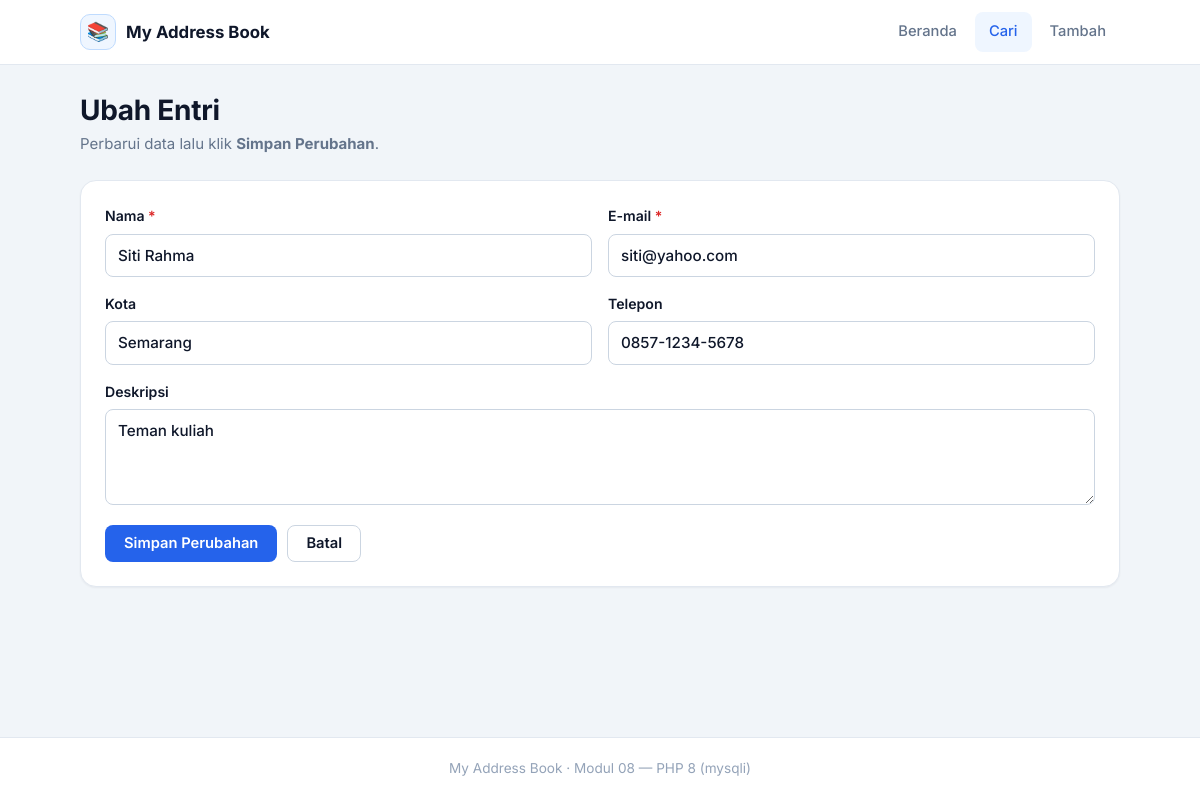
The page /modify.php?rowid=2 on the database its author committed.
### tables this page shows
CREATE TABLE IF NOT EXISTS addrbook (
    Rowid       INT AUTO_INCREMENT PRIMARY KEY,
    Name        VARCHAR(100) NOT NULL,
    Email       VARCHAR(100) NOT NULL,
    City        VARCHAR(50),
    Description TEXT,
    Telephone   VARCHAR(20),
    created_at  TIMESTAMP NOT NULL DEFAULT CURRENT_TIMESTAMP,
    updated_at  TIMESTAMP NOT NULL DEFAULT CURRENT_TIMESTAMP
                ON UPDATE CURRENT_TIMESTAMP
);

### common.php (the view, shortened to what this page needs)
<?php
function e(?string $value): string
{
    return htmlspecialchars((string) $value, ENT_QUOTES, 'UTF-8');
}
function page_header(string $title, string $active = ''): void
{
    ?>
<!DOCTYPE html>
<html lang="id">
<head>
    <link rel="stylesheet" href="assets/style.css">
</head>
<body>
<header class="navbar">
    <div class="navbar-inner container">
        <a href="main.php" class="brand">
            <span class="brand-mark">&#128218;</span>
            <span>My Address Book</span>
        </a>
        <nav class="nav-links">
            <a href="main.php" class="nav-link <?= $active === 'home' ? 'is-active' : '' ?>">Beranda</a>
            <a href="search.php" class="nav-link <?= $active === 'search' ? 'is-active' : '' ?>">Cari</a>
            <a href="add.php" class="nav-link <?= $active === 'add' ? 'is-active' : '' ?>">Tambah</a>
        </nav>
    </div>
</header>
<main class="container">
    <?php endif;
}
function page_footer(): void
{
    ?>
</main>
<footer class="footer">
    <div class="container">My Address Book &middot; Modul 08 &mdash; PHP 8 (mysqli)</div>
</footer>
</body>
</html>
<?php
}
function address_form(array $values, string $action, string $submitLabel, string $cancelUrl): void
{
    ?>
    <form method="post" action="<?= e($action) ?>" class="card">
        <div class="form-grid">
            <div class="form-field">
                <label for="cn">Nama <span class="req">*</span></label>
                <input class="input" type="text" id="cn" name="cn" maxlength="100"
                       value="<?= e($values['cn'] ?? '') ?>" required autofocus>
            </div>
            <div class="form-field">
                <label for="mail">E-mail <span class="req">*</span></label>
                <input class="input" type="email" id="mail" name="mail" maxlength="100"
                       value="<?= e($values['mail'] ?? '') ?>" required>
            </div>
            <div class="form-field">
                <label for="locality">Kota</label>
                <input class="input" type="text" id="locality" name="locality" maxlength="50"
                       value="<?= e($values['locality'] ?? '') ?>">
            </div>
            <div class="form-field">
                <label for="telephonenumber">Telepon</label>
                <input class="input" type="text" id="telephonenumber" name="telephonenumber" maxlength="20"
                       value="<?= e($values['telephonenumber'] ?? '') ?>">
            </div>
            <div class="form-field full">
                <label for="description">Deskripsi</label>
                <textarea class="textarea" id="description" name="description"><?= e($values['description'] ?? '') ?></textarea>
            </div>
        </div>
        <div class="form-actions">
            <button type="submit" class="btn btn-primary"><?= e($submitLabel) ?></button>
            <a href="<?= e($cancelUrl) ?>" class="btn btn-secondary">Batal</a>
        </div>
    </form>
    <?php
}

### assets/style.css (style rules this page uses)
:root { --font-sans: 'Inter', -apple-system, BlinkMacSystemFont, 'Segoe UI', Roboto, Helvetica, Arial, sans-serif; --bg: #f1f5f9; --surface: #ffffff; --surface-2: #f8fafc; --border: #e2e8f0; --border-strong: #cbd5e1; --text: #0f172a; --text-muted: #64748b; --text-subtle: #94a3b8; --primary: #2563eb; --primary-hover: #1d4ed8; --primary-soft: #eff6ff; --primary-border: #bfdbfe; --success: #16a34a; --success-soft: #f0fdf4; --success-border: #bbf7d0; --danger: #dc2626; --danger-hover: #b91c1c; --danger-soft: #fef2f2; --danger-border: #fecaca; --warning: #d97706; --warning-soft: #fffbeb; --warning-border: #fde68a; --info: #0284c7; --info-soft: #f0f9ff; --info-border: #bae6fd; --radius: 12px; --radius-sm: 8px; --radius-lg: 16px; --shadow-sm: 0 1px 2px rgba(15, 23, 42, .05); --shadow: 0 1px 3px rgba(15, 23, 42, .08), 0 1px 2px rgba(15, 23, 42, .04); --shadow-lg: 0 10px 30px -12px rgba(15, 23, 42, .25); --ring: 0 0 0 3px rgba(37, 99, 235, .22); }
* { box-sizing: border-box; }
html { -webkit-text-size-adjust: 100%; }
body { margin: 0; font-family: var(--font-sans); background: var(--bg); color: var(--text); line-height: 1.6; font-size: 15px; -webkit-font-smoothing: antialiased; display: flex; flex-direction: column; min-height: 100vh; }
a { color: var(--primary); text-decoration: none; }
.container { width: 100%; max-width: 1080px; margin: 0 auto; padding: 0 20px; }
.navbar { background: var(--surface); border-bottom: 1px solid var(--border); position: sticky; top: 0; z-index: 50; }
.navbar-inner { display: flex; align-items: center; justify-content: space-between; height: 64px; }
.brand { display: flex; align-items: center; gap: 10px; font-weight: 700; font-size: 1.05rem; color: var(--text); }
.brand-mark { display: grid; place-items: center; width: 36px; height: 36px; border-radius: 10px; background: var(--primary-soft); border: 1px solid var(--primary-border); font-size: 1.15rem; }
.nav-links { display: flex; gap: 4px; }
.nav-link { padding: 8px 14px; border-radius: var(--radius-sm); color: var(--text-muted); font-weight: 500; font-size: .92rem; }
.nav-link.is-active { color: var(--primary); background: var(--primary-soft); }
main.container { flex: 1; padding-top: 28px; padding-bottom: 48px; }
.card { background: var(--surface); border: 1px solid var(--border); border-radius: var(--radius-lg); box-shadow: var(--shadow-sm); padding: 24px; margin-bottom: 20px; }
.btn { display: inline-flex; align-items: center; justify-content: center; gap: 8px; font: 600 .92rem/1 var(--font-sans); padding: 10px 18px; border-radius: var(--radius-sm); border: 1px solid transparent; cursor: pointer; transition: background .15s ease, border-color .15s ease, box-shadow .15s ease, transform .05s ease; text-decoration: none; white-space: nowrap; }
.btn-primary { background: var(--primary); color: #fff; }
.btn-secondary { background: var(--surface); border-color: var(--border-strong); color: var(--text); }
.form-grid { display: grid; grid-template-columns: repeat(2, 1fr); gap: 16px; }
.form-field { display: flex; flex-direction: column; gap: 6px; }
.form-field.full { grid-column: 1 / -1; }
.form-field label { font-weight: 600; font-size: .88rem; }
.form-field .req { color: var(--danger); }
.input, .select, .textarea { font: 500 .95rem/1.4 var(--font-sans); color: var(--text); background: var(--surface); border: 1px solid var(--border-strong); border-radius: var(--radius-sm); padding: 10px 12px; width: 100%; transition: border-color .15s, box-shadow .15s; }
.input::placeholder, .textarea::placeholder { color: var(--text-subtle); }
.textarea { resize: vertical; min-height: 96px; }
.form-actions { display: flex; gap: 10px; margin-top: 20px; }
.footer { border-top: 1px solid var(--border); background: var(--surface); padding: 20px 0; text-align: center; color: var(--text-subtle); font-size: .85rem; }

### rows shown on the page
addrbook: cn "Siti Rahma", mail "siti@yahoo.com", locality "Semarang", telephonenumber "0857-1234-5678", description "Teman kuliah"

### other values the page prints
$submitLabel "Simpan Perubahan"
